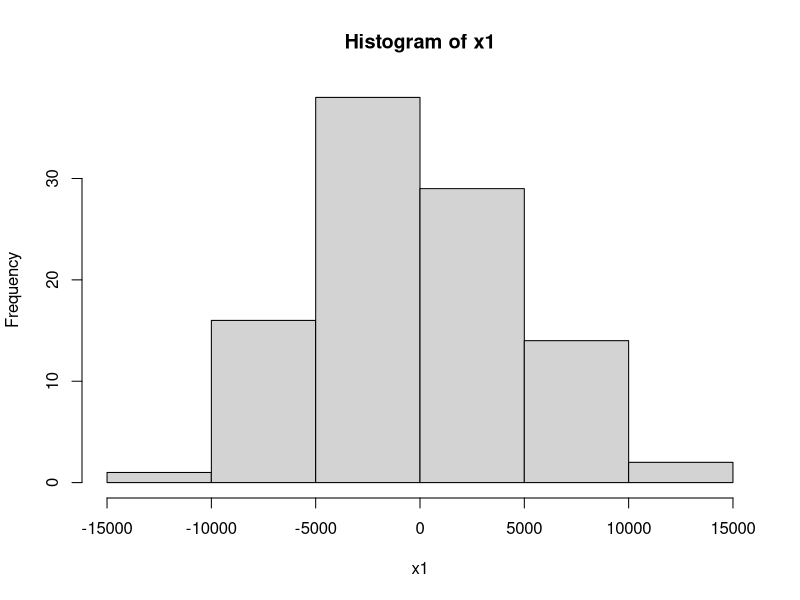

This figure's R source:
rm(list = ls())

#Primera operación en R
1 + 2 

#Asignar valor a una variable
x <- 4
x

#Asignar valores a un vector
vect <- c(1, 2, 3, 4, 5, 6, 7, 8, 10)
vect1 <- c(1:100)

#Operaciones con vectores 
x %*% vect

#Operaciones estadísticas básicas
#Promedio
mean(vect1)

#Mediana
median(vect1)

#Desviación Estándar
sd(vect1) 

#maximo
min(vect1)

#minimo
max(vect1)

#Primer ejercicio con R
x1 <- rnorm(100, 20, 5000)
mean(x1)
sd(x1)

hist(x1)

x2 <- rpois(10, 20)
mean(x2)
sd(x2)
